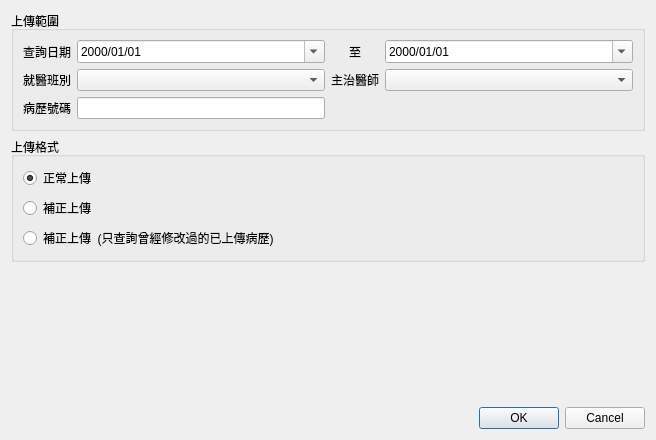
<?xml version="1.0" encoding="UTF-8"?>
<ui version="4.0">
 <class>Dialog_ic_record_upload</class>
 <widget class="QDialog" name="Dialog_ic_record_upload">
  <property name="windowModality">
   <enum>Qt::NonModal</enum>
  </property>
  <property name="geometry">
   <rect>
    <x>0</x>
    <y>0</y>
    <width>656</width>
    <height>440</height>
   </rect>
  </property>
  <property name="sizePolicy">
   <sizepolicy hsizetype="Preferred" vsizetype="Preferred">
    <horstretch>0</horstretch>
    <verstretch>0</verstretch>
   </sizepolicy>
  </property>
  <property name="windowTitle">
   <string>健保IC卡資料查詢</string>
  </property>
  <property name="modal">
   <bool>false</bool>
  </property>
  <layout class="QVBoxLayout" name="verticalLayout">
   <item>
    <widget class="QGroupBox" name="groupBox">
     <property name="title">
      <string>上傳範圍</string>
     </property>
     <property name="flat">
      <bool>true</bool>
     </property>
     <layout class="QGridLayout" name="gridLayout">
      <item row="0" column="3">
       <widget class="QDateEdit" name="dateEdit_end_date">
        <property name="sizePolicy">
         <sizepolicy hsizetype="Expanding" vsizetype="Fixed">
          <horstretch>0</horstretch>
          <verstretch>0</verstretch>
         </sizepolicy>
        </property>
        <property name="displayFormat">
         <string>yyyy/MM/dd</string>
        </property>
        <property name="calendarPopup">
         <bool>true</bool>
        </property>
       </widget>
      </item>
      <item row="0" column="0" alignment="Qt::AlignLeft">
       <widget class="QLabel" name="label">
        <property name="sizePolicy">
         <sizepolicy hsizetype="Preferred" vsizetype="Preferred">
          <horstretch>0</horstretch>
          <verstretch>0</verstretch>
         </sizepolicy>
        </property>
        <property name="autoFillBackground">
         <bool>false</bool>
        </property>
        <property name="text">
         <string>查詢日期</string>
        </property>
        <property name="wordWrap">
         <bool>false</bool>
        </property>
       </widget>
      </item>
      <item row="1" column="1">
       <widget class="QComboBox" name="comboBox_period"/>
      </item>
      <item row="1" column="3">
       <widget class="QComboBox" name="comboBox_doctor"/>
      </item>
      <item row="1" column="0">
       <widget class="QLabel" name="label_3">
        <property name="text">
         <string>就醫班別</string>
        </property>
       </widget>
      </item>
      <item row="0" column="2">
       <widget class="QLabel" name="label_2">
        <property name="text">
         <string>至</string>
        </property>
        <property name="alignment">
         <set>Qt::AlignCenter</set>
        </property>
       </widget>
      </item>
      <item row="1" column="2">
       <widget class="QLabel" name="label_4">
        <property name="text">
         <string>主治醫師</string>
        </property>
       </widget>
      </item>
      <item row="0" column="1">
       <widget class="QDateEdit" name="dateEdit_start_date">
        <property name="sizePolicy">
         <sizepolicy hsizetype="Expanding" vsizetype="Fixed">
          <horstretch>0</horstretch>
          <verstretch>0</verstretch>
         </sizepolicy>
        </property>
        <property name="autoFillBackground">
         <bool>false</bool>
        </property>
        <property name="displayFormat">
         <string>yyyy/MM/dd</string>
        </property>
        <property name="calendarPopup">
         <bool>true</bool>
        </property>
       </widget>
      </item>
      <item row="2" column="0">
       <widget class="QLabel" name="label_5">
        <property name="text">
         <string>病歷號碼</string>
        </property>
       </widget>
      </item>
      <item row="2" column="1">
       <widget class="QLineEdit" name="lineEdit_patient_key"/>
      </item>
     </layout>
    </widget>
   </item>
   <item>
    <widget class="QGroupBox" name="groupBox_upload_type">
     <property name="title">
      <string>上傳格式</string>
     </property>
     <property name="flat">
      <bool>true</bool>
     </property>
     <layout class="QGridLayout" name="gridLayout_2">
      <item row="0" column="0">
       <widget class="QRadioButton" name="radioButton_normal">
        <property name="text">
         <string>正常上傳</string>
        </property>
        <property name="checked">
         <bool>true</bool>
        </property>
       </widget>
      </item>
      <item row="1" column="0">
       <widget class="QRadioButton" name="radioButton_correct">
        <property name="text">
         <string>補正上傳</string>
        </property>
       </widget>
      </item>
      <item row="2" column="0">
       <widget class="QRadioButton" name="radioButton_correct_updated">
        <property name="text">
         <string>補正上傳  (只查詢曾經修改過的已上傳病歷)</string>
        </property>
        <property name="checked">
         <bool>false</bool>
        </property>
       </widget>
      </item>
     </layout>
    </widget>
   </item>
   <item>
    <spacer name="verticalSpacer">
     <property name="orientation">
      <enum>Qt::Vertical</enum>
     </property>
     <property name="sizeHint" stdset="0">
      <size>
       <width>20</width>
       <height>40</height>
      </size>
     </property>
    </spacer>
   </item>
   <item>
    <widget class="QDialogButtonBox" name="buttonBox">
     <property name="orientation">
      <enum>Qt::Horizontal</enum>
     </property>
     <property name="standardButtons">
      <set>QDialogButtonBox::Cancel|QDialogButtonBox::Ok</set>
     </property>
     <property name="centerButtons">
      <bool>false</bool>
     </property>
    </widget>
   </item>
  </layout>
 </widget>
 <tabstops>
  <tabstop>dateEdit_start_date</tabstop>
  <tabstop>dateEdit_end_date</tabstop>
  <tabstop>comboBox_period</tabstop>
 </tabstops>
 <resources/>
 <connections>
  <connection>
   <sender>buttonBox</sender>
   <signal>accepted()</signal>
   <receiver>Dialog_ic_record_upload</receiver>
   <slot>accept()</slot>
   <hints>
    <hint type="sourcelabel">
     <x>248</x>
     <y>254</y>
    </hint>
    <hint type="destinationlabel">
     <x>157</x>
     <y>274</y>
    </hint>
   </hints>
  </connection>
  <connection>
   <sender>buttonBox</sender>
   <signal>rejected()</signal>
   <receiver>Dialog_ic_record_upload</receiver>
   <slot>reject()</slot>
   <hints>
    <hint type="sourcelabel">
     <x>316</x>
     <y>260</y>
    </hint>
    <hint type="destinationlabel">
     <x>286</x>
     <y>274</y>
    </hint>
   </hints>
  </connection>
 </connections>
</ui>
